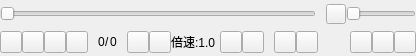
<?xml version="1.0" encoding="UTF-8"?>
<ui version="4.0">
 <class>CtrlBar</class>
 <widget class="QWidget" name="CtrlBar">
  <property name="geometry">
   <rect>
    <x>0</x>
    <y>0</y>
    <width>416</width>
    <height>56</height>
   </rect>
  </property>
  <property name="sizePolicy">
   <sizepolicy hsizetype="Preferred" vsizetype="Fixed">
    <horstretch>0</horstretch>
    <verstretch>0</verstretch>
   </sizepolicy>
  </property>
  <property name="minimumSize">
   <size>
    <width>416</width>
    <height>56</height>
   </size>
  </property>
  <property name="maximumSize">
   <size>
    <width>16777215</width>
    <height>56</height>
   </size>
  </property>
  <property name="windowTitle">
   <string>Form</string>
  </property>
  <layout class="QVBoxLayout" name="verticalLayout">
   <property name="spacing">
    <number>0</number>
   </property>
   <property name="leftMargin">
    <number>0</number>
   </property>
   <property name="topMargin">
    <number>0</number>
   </property>
   <property name="rightMargin">
    <number>0</number>
   </property>
   <property name="bottomMargin">
    <number>0</number>
   </property>
   <item>
    <widget class="QWidget" name="widget_2" native="true">
     <property name="sizePolicy">
      <sizepolicy hsizetype="Preferred" vsizetype="Fixed">
       <horstretch>0</horstretch>
       <verstretch>0</verstretch>
      </sizepolicy>
     </property>
     <property name="minimumSize">
      <size>
       <width>416</width>
       <height>28</height>
      </size>
     </property>
     <property name="maximumSize">
      <size>
       <width>16777215</width>
       <height>28</height>
      </size>
     </property>
     <layout class="QHBoxLayout" name="horizontalLayout_2">
      <property name="spacing">
       <number>0</number>
      </property>
      <property name="leftMargin">
       <number>0</number>
      </property>
      <property name="topMargin">
       <number>0</number>
      </property>
      <property name="rightMargin">
       <number>0</number>
      </property>
      <property name="bottomMargin">
       <number>0</number>
      </property>
      <item>
       <widget class="mySlider" name="playSlider">
        <property name="sizePolicy">
         <sizepolicy hsizetype="Expanding" vsizetype="Fixed">
          <horstretch>0</horstretch>
          <verstretch>0</verstretch>
         </sizepolicy>
        </property>
        <property name="pageStep">
         <number>10</number>
        </property>
        <property name="orientation">
         <enum>Qt::Orientation::Horizontal</enum>
        </property>
       </widget>
      </item>
      <item>
       <spacer name="horizontalSpacer_4">
        <property name="orientation">
         <enum>Qt::Orientation::Horizontal</enum>
        </property>
        <property name="sizeType">
         <enum>QSizePolicy::Policy::Fixed</enum>
        </property>
        <property name="sizeHint" stdset="0">
         <size>
          <width>10</width>
          <height>20</height>
         </size>
        </property>
       </spacer>
      </item>
      <item>
       <widget class="QPushButton" name="volume">
        <property name="minimumSize">
         <size>
          <width>20</width>
          <height>20</height>
         </size>
        </property>
        <property name="maximumSize">
         <size>
          <width>20</width>
          <height>20</height>
         </size>
        </property>
        <property name="text">
         <string/>
        </property>
       </widget>
      </item>
      <item>
       <widget class="mySlider" name="volumeSlider">
        <property name="maximumSize">
         <size>
          <width>70</width>
          <height>16777215</height>
         </size>
        </property>
        <property name="orientation">
         <enum>Qt::Orientation::Horizontal</enum>
        </property>
       </widget>
      </item>
     </layout>
    </widget>
   </item>
   <item>
    <widget class="QWidget" name="widget_3" native="true">
     <property name="sizePolicy">
      <sizepolicy hsizetype="Preferred" vsizetype="Fixed">
       <horstretch>0</horstretch>
       <verstretch>0</verstretch>
      </sizepolicy>
     </property>
     <property name="minimumSize">
      <size>
       <width>416</width>
       <height>28</height>
      </size>
     </property>
     <property name="maximumSize">
      <size>
       <width>16777215</width>
       <height>28</height>
      </size>
     </property>
     <layout class="QHBoxLayout" name="horizontalLayout_3">
      <property name="spacing">
       <number>0</number>
      </property>
      <property name="leftMargin">
       <number>0</number>
      </property>
      <property name="topMargin">
       <number>0</number>
      </property>
      <property name="rightMargin">
       <number>0</number>
      </property>
      <property name="bottomMargin">
       <number>0</number>
      </property>
      <item>
       <widget class="QPushButton" name="playOrPauseBtn">
        <property name="minimumSize">
         <size>
          <width>22</width>
          <height>22</height>
         </size>
        </property>
        <property name="maximumSize">
         <size>
          <width>22</width>
          <height>22</height>
         </size>
        </property>
        <property name="text">
         <string/>
        </property>
       </widget>
      </item>
      <item>
       <widget class="QPushButton" name="stopBtn">
        <property name="minimumSize">
         <size>
          <width>22</width>
          <height>22</height>
         </size>
        </property>
        <property name="maximumSize">
         <size>
          <width>22</width>
          <height>22</height>
         </size>
        </property>
        <property name="text">
         <string/>
        </property>
       </widget>
      </item>
      <item>
       <widget class="QPushButton" name="prevBtn">
        <property name="minimumSize">
         <size>
          <width>22</width>
          <height>22</height>
         </size>
        </property>
        <property name="maximumSize">
         <size>
          <width>22</width>
          <height>22</height>
         </size>
        </property>
        <property name="text">
         <string/>
        </property>
       </widget>
      </item>
      <item>
       <widget class="QPushButton" name="nextBtn">
        <property name="minimumSize">
         <size>
          <width>22</width>
          <height>22</height>
         </size>
        </property>
        <property name="maximumSize">
         <size>
          <width>22</width>
          <height>22</height>
         </size>
        </property>
        <property name="text">
         <string/>
        </property>
       </widget>
      </item>
      <item>
       <spacer name="horizontalSpacer_2">
        <property name="orientation">
         <enum>Qt::Orientation::Horizontal</enum>
        </property>
        <property name="sizeType">
         <enum>QSizePolicy::Policy::Maximum</enum>
        </property>
        <property name="sizeHint" stdset="0">
         <size>
          <width>10</width>
          <height>20</height>
         </size>
        </property>
       </spacer>
      </item>
      <item>
       <widget class="QLabel" name="playTimeEdit">
        <property name="text">
         <string>0</string>
        </property>
       </widget>
      </item>
      <item>
       <widget class="QLabel" name="space">
        <property name="maximumSize">
         <size>
          <width>5</width>
          <height>16777215</height>
         </size>
        </property>
        <property name="text">
         <string>/</string>
        </property>
       </widget>
      </item>
      <item>
       <widget class="QLabel" name="totalTimeEdit">
        <property name="text">
         <string>0</string>
        </property>
       </widget>
      </item>
      <item>
       <spacer name="horizontalSpacer_3">
        <property name="orientation">
         <enum>Qt::Orientation::Horizontal</enum>
        </property>
        <property name="sizeType">
         <enum>QSizePolicy::Policy::Maximum</enum>
        </property>
        <property name="sizeHint" stdset="0">
         <size>
          <width>10</width>
          <height>20</height>
         </size>
        </property>
       </spacer>
      </item>
      <item>
       <widget class="QPushButton" name="slowdownBtn">
        <property name="minimumSize">
         <size>
          <width>22</width>
          <height>22</height>
         </size>
        </property>
        <property name="maximumSize">
         <size>
          <width>22</width>
          <height>22</height>
         </size>
        </property>
        <property name="text">
         <string/>
        </property>
       </widget>
      </item>
      <item>
       <widget class="QPushButton" name="speedupBtn">
        <property name="minimumSize">
         <size>
          <width>22</width>
          <height>22</height>
         </size>
        </property>
        <property name="maximumSize">
         <size>
          <width>22</width>
          <height>22</height>
         </size>
        </property>
        <property name="text">
         <string/>
        </property>
       </widget>
      </item>
      <item>
       <widget class="QLabel" name="speedLabel">
        <property name="text">
         <string>倍速:1.0</string>
        </property>
       </widget>
      </item>
      <item>
       <spacer name="horizontalSpacer_6">
        <property name="orientation">
         <enum>Qt::Orientation::Horizontal</enum>
        </property>
        <property name="sizeType">
         <enum>QSizePolicy::Policy::Maximum</enum>
        </property>
        <property name="sizeHint" stdset="0">
         <size>
          <width>5</width>
          <height>20</height>
         </size>
        </property>
       </spacer>
      </item>
      <item>
       <widget class="QPushButton" name="rewindBtn">
        <property name="minimumSize">
         <size>
          <width>22</width>
          <height>22</height>
         </size>
        </property>
        <property name="maximumSize">
         <size>
          <width>22</width>
          <height>22</height>
         </size>
        </property>
        <property name="text">
         <string/>
        </property>
       </widget>
      </item>
      <item>
       <widget class="QPushButton" name="ffBtn">
        <property name="minimumSize">
         <size>
          <width>22</width>
          <height>22</height>
         </size>
        </property>
        <property name="maximumSize">
         <size>
          <width>22</width>
          <height>22</height>
         </size>
        </property>
        <property name="text">
         <string/>
        </property>
       </widget>
      </item>
      <item>
       <spacer name="horizontalSpacer_5">
        <property name="orientation">
         <enum>Qt::Orientation::Horizontal</enum>
        </property>
        <property name="sizeType">
         <enum>QSizePolicy::Policy::Maximum</enum>
        </property>
        <property name="sizeHint" stdset="0">
         <size>
          <width>10</width>
          <height>20</height>
         </size>
        </property>
       </spacer>
      </item>
      <item>
       <widget class="QPushButton" name="prevFrameBtn">
        <property name="minimumSize">
         <size>
          <width>22</width>
          <height>22</height>
         </size>
        </property>
        <property name="maximumSize">
         <size>
          <width>22</width>
          <height>22</height>
         </size>
        </property>
        <property name="text">
         <string/>
        </property>
       </widget>
      </item>
      <item>
       <widget class="QPushButton" name="nextFrameBtn">
        <property name="minimumSize">
         <size>
          <width>22</width>
          <height>22</height>
         </size>
        </property>
        <property name="maximumSize">
         <size>
          <width>22</width>
          <height>22</height>
         </size>
        </property>
        <property name="text">
         <string/>
        </property>
       </widget>
      </item>
      <item>
       <spacer name="horizontalSpacer">
        <property name="orientation">
         <enum>Qt::Orientation::Horizontal</enum>
        </property>
        <property name="sizeHint" stdset="0">
         <size>
          <width>0</width>
          <height>20</height>
         </size>
        </property>
       </spacer>
      </item>
      <item>
       <widget class="QPushButton" name="settingBtn">
        <property name="minimumSize">
         <size>
          <width>22</width>
          <height>22</height>
         </size>
        </property>
        <property name="maximumSize">
         <size>
          <width>22</width>
          <height>22</height>
         </size>
        </property>
        <property name="text">
         <string/>
        </property>
       </widget>
      </item>
      <item>
       <widget class="QPushButton" name="playListBtn">
        <property name="minimumSize">
         <size>
          <width>22</width>
          <height>22</height>
         </size>
        </property>
        <property name="maximumSize">
         <size>
          <width>22</width>
          <height>22</height>
         </size>
        </property>
        <property name="text">
         <string/>
        </property>
       </widget>
      </item>
      <item>
       <widget class="QPushButton" name="fullPlayBtn">
        <property name="minimumSize">
         <size>
          <width>22</width>
          <height>22</height>
         </size>
        </property>
        <property name="maximumSize">
         <size>
          <width>22</width>
          <height>22</height>
         </size>
        </property>
        <property name="text">
         <string/>
        </property>
       </widget>
      </item>
     </layout>
    </widget>
   </item>
  </layout>
 </widget>
 <customwidgets>
  <customwidget>
   <class>mySlider</class>
   <extends>QSlider</extends>
   <header>app/myslider.h</header>
  </customwidget>
 </customwidgets>
 <resources/>
 <connections/>
</ui>
